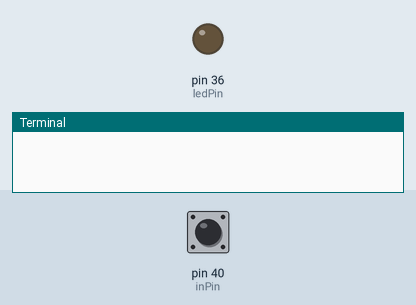
Recording of a program running on a simulated Raspberry Pi (header pin numbers). Parts: output pins drawn as LEDs (lit = HIGH), the last lines printed to the terminal. The test bench sets the inputs (shaded band); at power-on: pin 40 (inPin) LOW.

Above: at 1.2 s.
1.3 s: pin 40 (inPin) pulled HIGH for 0.15 s
At 2.0 s:
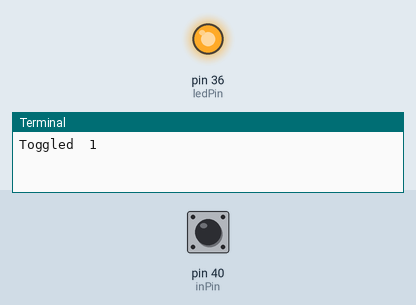
2.9 s: pin 40 (inPin) pulled HIGH for 1 s
At 3.2 s:
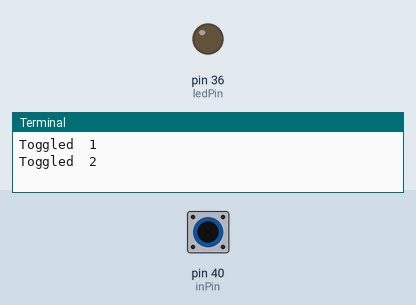
5.4 s: pin 40 (inPin) pulled HIGH for 3.2 s
At 6.3 s:
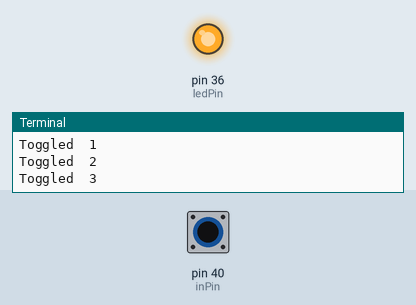
Timing chart, 0 to 8.4 s (numbered marks = the images above; inputs shaded):
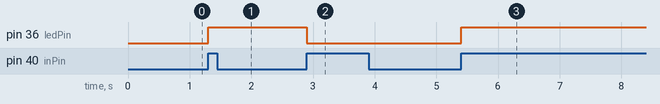

Measured:
- after the input at 1.3 s, pin 36 (ledPin): LOW → HIGH at once
- after the input at 2.9 s, pin 36 (ledPin): HIGH → LOW at once
- after the input at 5.4 s, pin 36 (ledPin): LOW → HIGH at once

The program:

led_toggle.py
```python
# This program toggles an LED on or off
# it utilizes the internal pull down resistor for gpio input

import RPi.GPIO as GPIO

# Led Flag state
FLAG = 0

# The push button state
currState = 1
currStateOld = 1

# Board Setup Config
GPIO.setmode(GPIO.BOARD)

# Read pin
inPin = 40
GPIO.setup(inPin, GPIO.IN, pull_up_down=GPIO.PUD_DOWN)

# LED pin
ledPin = 36
GPIO.setup(ledPin, GPIO.OUT)

i = 0

try:
    while True:
        currState = GPIO.input(inPin)
        if (currState == 1 and currStateOld == 0):
            # Toggle the led
            i += 1
            print("Toggled ", i)
            FLAG = not FLAG
            GPIO.output(ledPin, FLAG)

        currStateOld = currState

except KeyboardInterrupt:
    GPIO.cleanup()
    print("\nExited\n")
```
